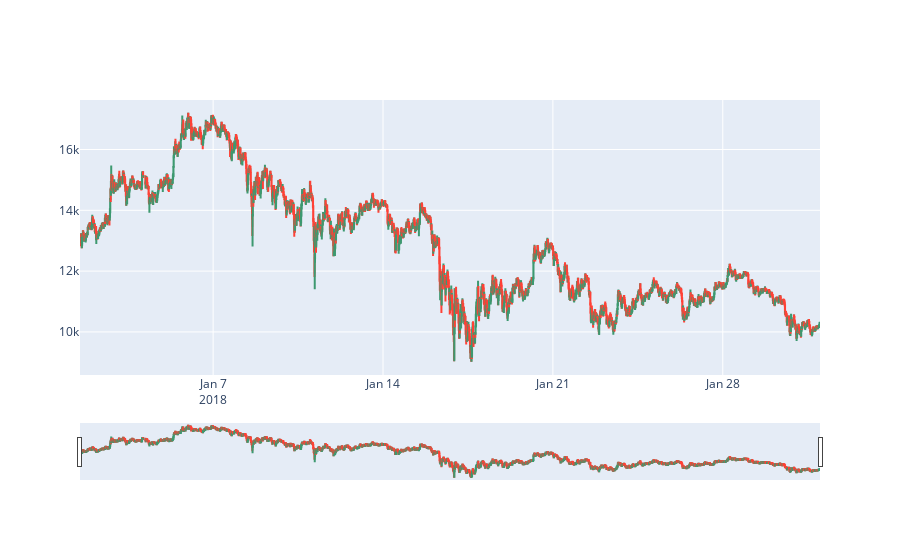

Here is the notebook cell this chart was saved with:
### Code cell
fig_001 = go.Figure(
    data=[
        go.Candlestick(
            x=train.index,
            open=train["Open"],
            high=train["High"],
            low=train["Low"],
            close=train["Close"]
        )])
#         go.Scatter(x=t1.index, y=t1['K'], line=dict(color='blue', width=1.5),mode="lines", name="K", yaxis="y2"),
#         go.Scatter(x=t1.index, y=t1['D'], line=dict(color='red', width=1.5),mode="lines", name="D", yaxis="y2"),
#         go.Scatter(x=t1.index, y=t1.VWAP, line=dict(color='blue', width=1.5), name="VWAP"),
#         go.Scatter(x=pivs.index, y=pivs.p, line=dict(color='red', width=1.5), name="P"),
#         go.Scatter(x=pivs.index, y=pivs.s1, line=dict(color='orange', width=1), name="S1"),
#         go.Scatter(x=pivs.index, y=pivs.s2, line=dict(color='orange', width=1), name="S2"),
#         go.Scatter(x=pivs.index, y=pivs.r1, line=dict(color='orange', width=1), name="R1"),
#         go.Scatter(x=pivs.index, y=pivs.r2, line=dict(color='orange', width=1), name="R2")]
#         ).update_layout(
#         yaxis_domain=[0.3, 1],
#         yaxis2={"domain": [0, 0.20]},
#         xaxis_rangeslider_visible=False,
#         showlegend=False,
#  )

# fig_001.add_scatter(x=t1.index, y=t1['pointpos'], mode="markers",
#                 marker=dict(size=7, color="MediumPurple"),
#                 name="Signal")

fig_001.show()

### Figure 1 — Plotly figure (JSON) as saved in the notebook; plotly's stock layout.template omitted (floating-point values rounded to 4 significant figures; data arrays with more than 128 entries replaced by an {"elided": "..."} marker saying what was removed)
{"data": [{"close": {"elided": "2920 float values"}, "high": {"elided": "2920 float values"}, "low": {"elided": "2920 float values"}, "open": {"elided": "2920 float values"}, "type": "candlestick", "x": {"elided": "2920 str values"}}], "layout": {}}
